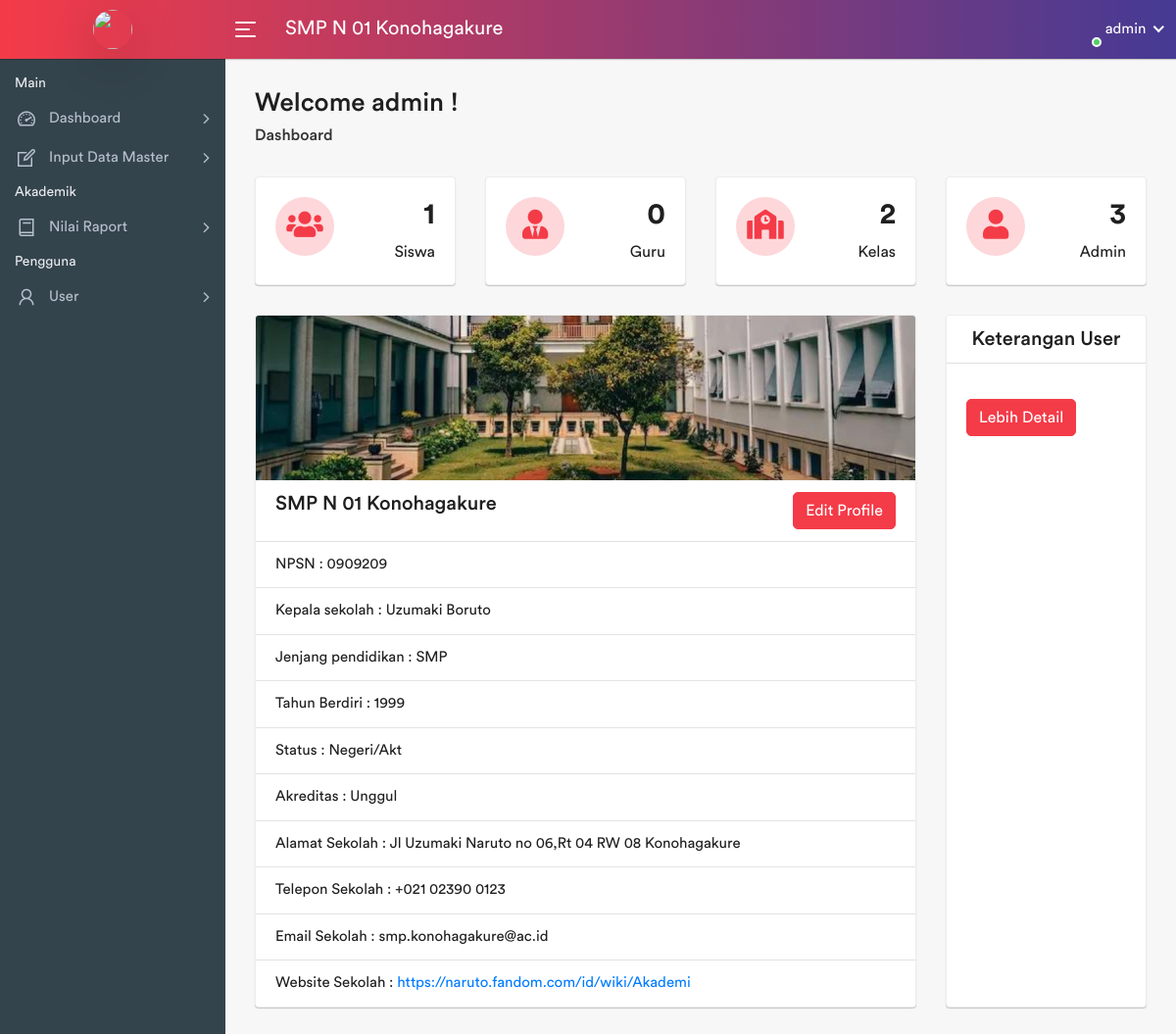
The page /home.php (signed in) on the database its author committed.
### tables this page shows
CREATE TABLE `sekolah` (
  `sekolah_id` int(11) NOT NULL,
  `nama_sekolah` varchar(100) NOT NULL,
  `npsn` varchar(10) NOT NULL,
  `jenjang` varchar(10) NOT NULL,
  `status` varchar(10) NOT NULL,
  `alamat_sekolah` varchar(255) DEFAULT NULL,
  `tahun_berdiri` int(11) DEFAULT NULL,
  `akreditasi` varchar(10) DEFAULT NULL,
  `kepala_sekolah` varchar(100) DEFAULT NULL,
  `telepon_sekolah` varchar(15) DEFAULT NULL,
  `email_sekolah` varchar(50) DEFAULT NULL,
  `website_sekolah` varchar(100) DEFAULT NULL,
  `gambar` varchar(255) NOT NULL
);

### home.php (the view, shortened to what this page needs)
<?php
    require_once "koneksi.php";
    require_once "./template/header.php";
    require_once "./template/sidebar.php";
    $queryJumlahSiswa = "SELECT COUNT(*) AS jumlah_siswa FROM siswa_profiles";
    $queryJumlahGuru = "SELECT COUNT(*) AS jumlah_guru FROM guru";
    $queryJumlahKelas = "SELECT COUNT(*) AS jumlah_kelas FROM kelas";
    $queryJumlahAdmin = "SELECT COUNT(*) AS jumlah_admin FROM admin_profiles";
    $resultJumlahSiswa = mysqli_query($koneksi, $queryJumlahSiswa);
    $resultJumlahGuru = mysqli_query($koneksi, $queryJumlahGuru);
    $resultJumlahKelas = mysqli_query($koneksi, $queryJumlahKelas);
    $resultJumlahAdmin = mysqli_query($koneksi, $queryJumlahAdmin);
    $dataJumlahSiswa = mysqli_fetch_assoc($resultJumlahSiswa);
    $dataJumlahGuru = mysqli_fetch_assoc($resultJumlahGuru);
    $dataJumlahKelas = mysqli_fetch_assoc($resultJumlahKelas);
    $dataJumlahAdmin = mysqli_fetch_assoc($resultJumlahAdmin);
?>
<div class="page-wrapper">
    <div class="content container-fluid">
        <div class="page-header">
            <div class="row">
                <div class="col-sm-12">
                    <h3 class="page-title">Welcome <?=$_SESSION['role']?> !</h3>
                    <ul class="breadcrumb">
                        <li class="breadcrumb-item"><a href="index.html">Dashboard</a></li>
                    </ul>
                </div>
            </div>
        </div>
        <div class="row">
            <div class="col-md-6 col-sm-6 col-lg-6 col-xl-3">
                <div class="card dash-widget">
                    <div class="card-body">
                        <span class="dash-widget-icon"><i class="fa fa-users"></i></span>
                        <div class="dash-widget-info">
                            <h3><?=$dataJumlahSiswa['jumlah_siswa']?></h3>
                            <span>Siswa</span>
                        </div>
                    </div>
                </div>
            </div>
            <div class="col-md-6 col-sm-6 col-lg-6 col-xl-3">
                <div class="card dash-widget">
                    <div class="card-body">
                        <span class="dash-widget-icon">
                           <i class="fa fa-user-tie"></i>
                        </span>
                        <div class="dash-widget-info">
                            <h3><?=$dataJumlahGuru['jumlah_guru']?></h3>
                            <span>Guru</span>
                        </div>
                    </div>
                </div>
            </div>
            <div class="col-md-6 col-sm-6 col-lg-6 col-xl-3">
                <div class="card dash-widget">
                    <div class="card-body">
                        <span class="dash-widget-icon"><i class="fa fa-school"></i></span>
                        <div class="dash-widget-info">
                            <h3><?=$dataJumlahKelas['jumlah_kelas']?></h3>
                            <span>Kelas</span>
                        </div>
                    </div>
                </div>
            </div>
            <div class="col-md-6 col-sm-6 col-lg-6 col-xl-3">
                <div class="card dash-widget">
                    <div class="card-body">
                        <span class="dash-widget-icon"><i class="fa fa-user"></i></span>
                        <div class="dash-widget-info">
                            <h3><?=$dataJumlahAdmin['jumlah_admin']?></h3>
                            <span>Admin</span>
                        </div>
                    </div>
                </div>
            </div>
        </div>
        <?php
        $query = "SELECT * FROM sekolah";
        $result = mysqli_query($koneksi, $query);
        $data = mysqli_fetch_assoc($result);
        ?>
        <div class="row">
            <div class="col-12 col-md-8 col-lg-9 d-flex">
                <div class="card flex-fill">
                    <img alt="" src="<?=$data['gambar']?>" class="card-img-top">
                    <div class="card-header d-flex justify-content-between">
                        <h5 class="card-title mb-0"><?=$data['nama_sekolah']?></h5>
                        <a class="btn btn-primary" href="edit-home.php?<?=$data['sekolah_id']?>">Edit Profile</a>
                    </div>
                    <ul class="list-group list-group-flush">
                        <li class="list-group-item">NPSN : <?=$data['npsn']?></li>
                        <li class="list-group-item">Kepala sekolah : <?=$data['kepala_sekolah']?></li>
                        <li class="list-group-item">Jenjang pendidikan : <?=$data['jenjang']?></li>
                        <li class="list-group-item">Tahun Berdiri : <?=$data['tahun_berdiri']?></li>
                        <li class="list-group-item">Status : <?=$data['status']?></li>
                        <li class="list-group-item">Akreditas : <?=$data['akreditasi']?></li>
                        <li class="list-group-item">Alamat Sekolah : <?=$data['alamat_sekolah']?></li>
                        <li class="list-group-item">Telepon Sekolah : <?=$data['telepon_sekolah']?></li>
                        <li class="list-group-item">Email Sekolah : <?=$data['email_sekolah']?></li>
                        <li class="list-group-item">Website Sekolah : <a href="<?=$data['website_sekolah']?>"
                                alt="web sekolah" target="_blank"><?=$data['website_sekolah']?></a> </li>
                    </ul>
                </div>
            </div>
            <div class="col-12 col-md-4 col-lg-3 d-flex">
                <div class="card flex-fill">
                    <div class="card-header">
                        <h5 class="card-title text-center mb-0">Keterangan User</h5>
                    </div>
                    <div class="card-body">
                        <a class="btn btn-primary" href="#">Lebih Detail</a>
                    </div>
                </div>
            </div>
        </div>
    </div>
</div>
</div>
<?php
        require_once "./template/footer.php"?>

### template/sidebar.php (shortened to what this page needs)
<body>
    <div class="main-wrapper">
        <div class="header">
            <div class="header-left">
                <a href="home.php" class="logo">
                    <img src="<?=$_SESSION['foto']?>" width="40" height="40" alt="" class="rounded-circle shadow-lg">
                </a>
            </div>
            <a id="toggle_btn" href="javascript:void(0);">
                <span class="bar-icon">
                    <span></span>
                    <span></span>
                    <span></span>
                </span>
            </a>
            <?php
        $query = "SELECT nama_sekolah FROM sekolah";
        $result = mysqli_query($koneksi, $query);
        $data = mysqli_fetch_assoc($result);
        ?>
            <div class="page-title-box">
                <h3><?=$data['nama_sekolah']?></h3>
            </div>
            <ul class="nav user-menu">
                <li class="nav-item dropdown has-arrow main-drop">
                    <a href="#" class="dropdown-toggle nav-link" data-toggle="dropdown">
                        <span class="user-img"><img src="<?=$_SESSION['foto']?>" alt="">
                            <span class="status online"></span>
                        </span>
                        <span><?=$_SESSION['role'];?></span>
                    </a>
                </li>
            </ul>
        </div>
        <div class="sidebar" id="sidebar">
            <div class="sidebar-inner slimscroll">
                <div id="sidebar-menu" class="sidebar-menu">
                    <ul>
                        <li class="menu-title">
                            <span>Main</span>
                        </li>
                        <li class="submenu">
                            <a href="#"><i class="la la-dashboard"></i> <span> Dashboard</span> <span
                                    class="menu-arrow"></span></a>
                        </li>
                        <li class="submenu">
                            <a href="#"><i class="la la-edit"></i> <span> Input Data Master</span> <span
                                    class="menu-arrow"></span></a>
                        </li>
                        <li class="menu-title">
                            <span>Akademik</span>
                        </li>
                        <li class="submenu">
                            <a href="#"><i class="la la-book"></i> <span> Nilai Raport</span> <span
                                    class="menu-arrow"></span></a>
                        </li>
                        <li class="menu-title">
                            <span>Pengguna</span>
                        </li>
                        <li class="submenu">
                            <a href="#"><i class="la la-user"></i> <span> User </span> <span
                                    class="menu-arrow"></span></a>
                        </li>
                    </ul>
                </div>
            </div>
        </div>

### rows shown on the page
sekolah: nama_sekolah "SMP N 01 Konohagakure", gambar (picture), npsn "0909209", kepala_sekolah "Uzumaki Boruto", jenjang "SMP", tahun_berdiri "1999", status "Negeri/Akt", akreditasi "Unggul", alamat_sekolah "Jl Uzumaki Naruto no 06,Rt 04 RW 08 Konohagakure", telepon_sekolah "+021 02390 0123", email_sekolah "smp.konohagakure@ac.id", website_sekolah "https://naruto.fandom.com/id/wiki/Akademi"

### other values the page prints
$_SESSION['role'] "admin"
$dataJumlahSiswa['jumlah_siswa'] "1"
$dataJumlahGuru['jumlah_guru'] "0"
$dataJumlahKelas['jumlah_kelas'] "2"
$dataJumlahAdmin['jumlah_admin'] "3"
